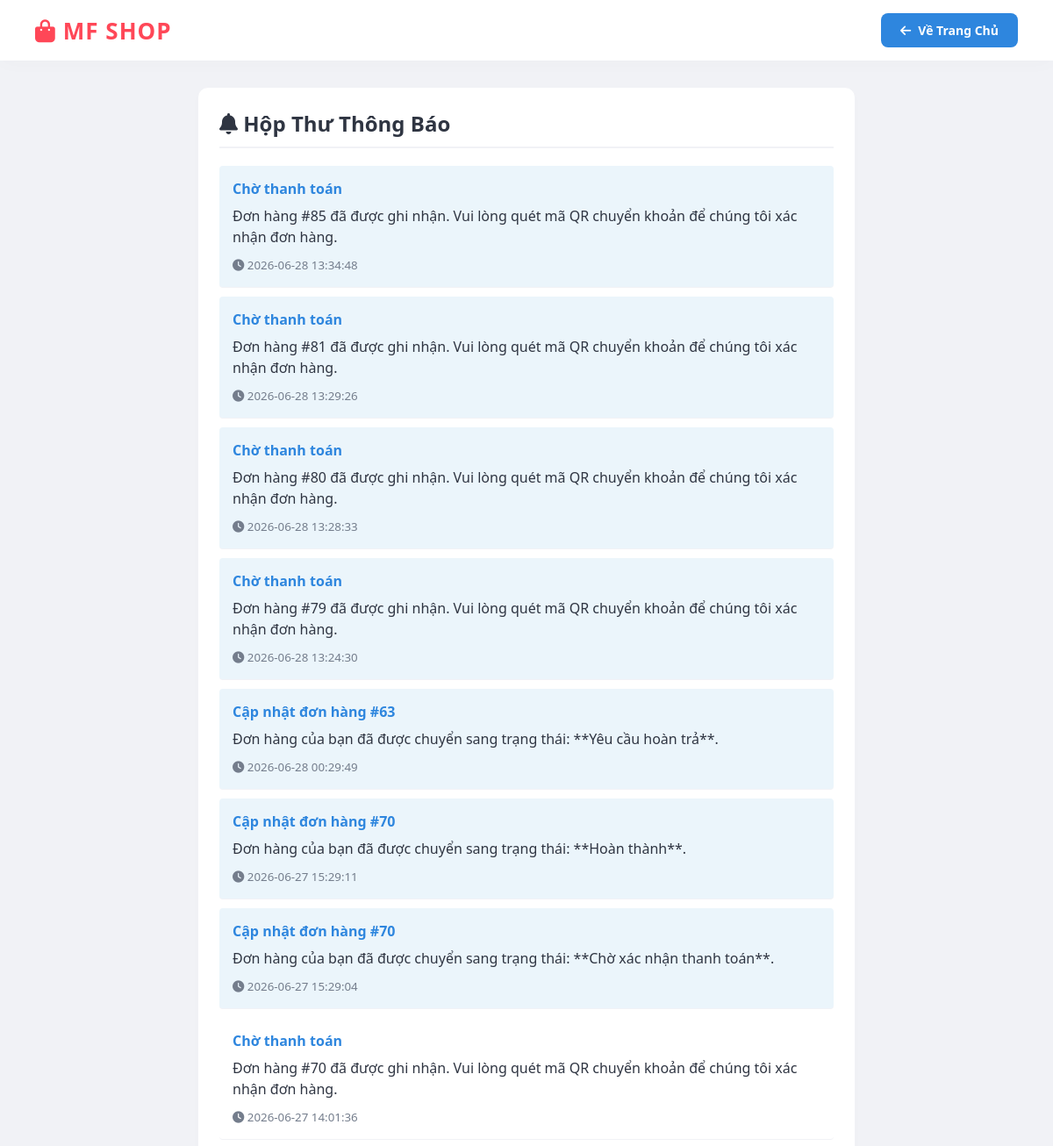
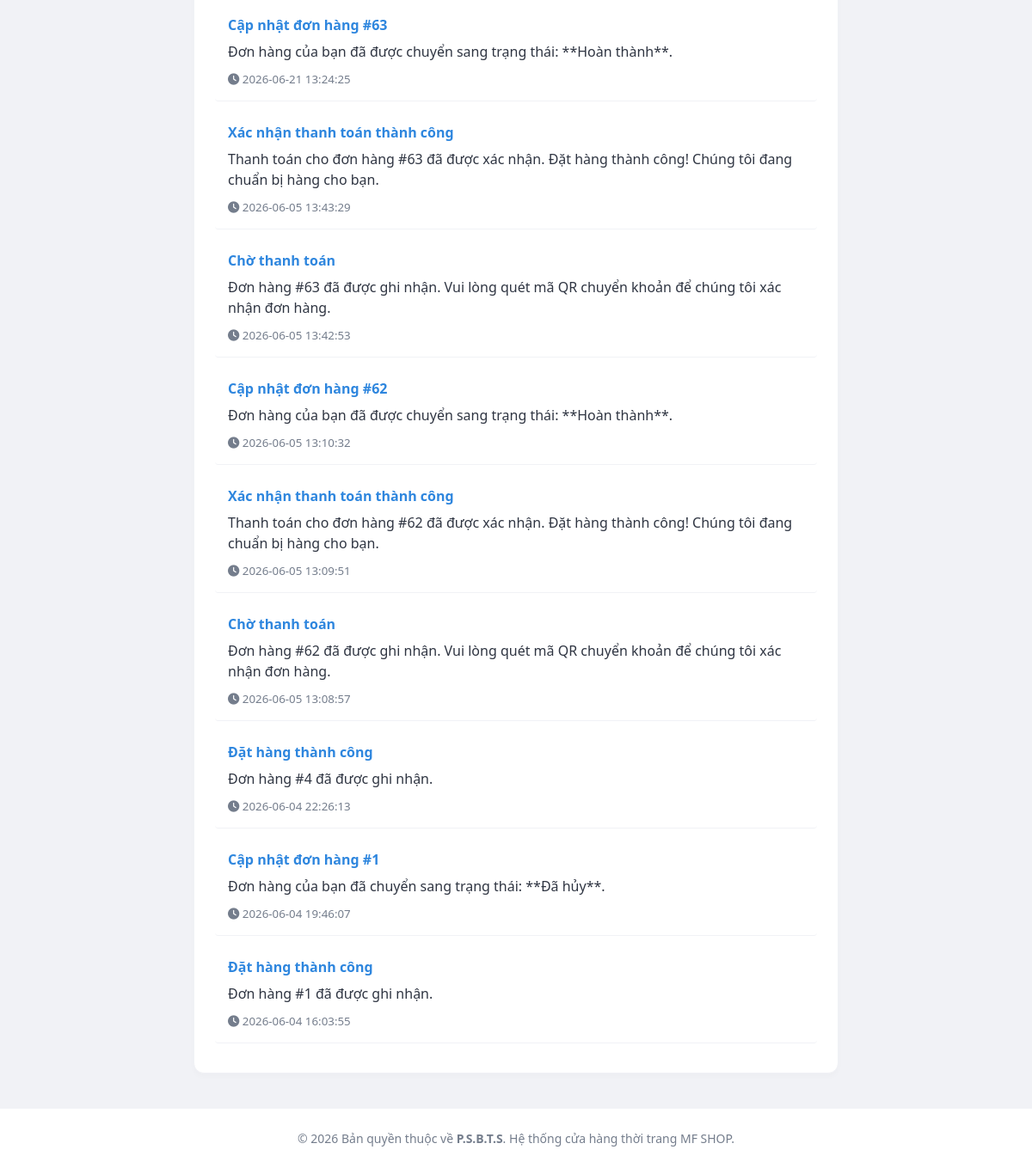
/notifications.php (signed in), run on the app's committed database (2 pictures, top to bottom).
### tables this page shows
CREATE TABLE `notifications` (
  `id` int(11) NOT NULL,
  `user_id` int(11) DEFAULT NULL,
  `title` varchar(100) DEFAULT NULL,
  `message` text DEFAULT NULL,
  `is_read` tinyint(1) DEFAULT 0,
  `created_at` datetime DEFAULT current_timestamp()
);

### notifications.php (the view, shortened to what this page needs)
<?php
require 'db_connect.php';
$uid = $_SESSION['user_id'];
$noti = $conn->query("SELECT * FROM notifications WHERE user_id=$uid ORDER BY created_at DESC");
?>
<!DOCTYPE html>
<html>
<head>
    <link rel="stylesheet" href="https://cdnjs.cloudflare.com/ajax/libs/font-awesome/6.4.0/css/all.min.css">
    <link rel="stylesheet" href="style.css">
</head>
<body>
    <div class="toolbar">
        <div class="logo">
            <a href="index.php" style="display: flex; align-items: center; gap: 8px; font-size: 26px; font-weight: 900; color: var(--primary-color); letter-spacing: 1px; text-decoration: none;">
                <i class="fa fa-shopping-bag"></i> MF SHOP
            </a>
        </div>
        <div><a href="index.php" class="btn btn-secondary"><i class="fa fa-arrow-left"></i> Về Trang Chủ</a></div>
    </div>
    <div class="main-container" style="min-height: 60vh;">
        <div class="table-wrapper" style="width: 100%; max-width: 700px; margin: auto;">
            <h2 style="margin-top:0; color:var(--text-main); border-bottom:2px solid var(--border-color); padding-bottom:10px;"><i class="fa fa-bell"></i> Hộp Thư Thông Báo</h2>
            <?php if($noti->num_rows > 0): while($n = $noti->fetch_assoc()): ?>
                <div style="border-bottom: 1px solid var(--border-color); padding: 15px; border-radius:4px; margin-bottom:10px; <?= $n['is_read']==0 ? 'background:#ebf5fb;' : 'background:#fff;' ?>">
                    <h4 style="margin: 0; color: var(--secondary-color);"><?= htmlspecialchars($n['title']) ?></h4>
                    <p style="margin: 8px 0; color: var(--text-main); line-height: 1.5;"><?= htmlspecialchars($n['message']) ?></p>
                    <small style="color: var(--text-muted);"><i class="fa fa-clock"></i> <?= $n['created_at'] ?></small>
                </div>
            <?php endwhile; endif; ?>
        </div>
    </div>
    <footer style="background: #ffffff; padding: 25px 20px; text-align: center; border-top: 1px solid var(--border-color); margin-top: 40px; color: var(--text-muted); font-size: 14px; font-weight: 500;">
        &copy; <?= date("Y") ?> Bản quyền thuộc về <b>P.S.B.T.S</b>. Hệ thống cửa hàng thời trang MF SHOP.
    </footer>
</body>
</html>

### style.css (style rules this page uses)
:root { --primary-color: #ff4757; --primary-hover: #ff6b81; --secondary-color: #2e86de; --secondary-hover: #54a0ff; --success-color: #2ed573; --success-hover: #7bed9f; --bg-main: #f1f2f6; --bg-card: #ffffff; --text-main: #2f3542; --text-muted: #747d8c; --border-color: #f1f2f6; --shadow-sm: 0 4px 6px rgba(0, 0, 0, 0.02); --shadow-md: 0 10px 25px rgba(0, 0, 0, 0.05); --shadow-lg: 0 15px 35px rgba(255, 71, 87, 0.15); --border-radius: 12px; --transition: all 0.3s cubic-bezier(0.25, 0.8, 0.25, 1); }
body { font-family: 'Segoe UI', Roboto, Helvetica, Arial, sans-serif; margin: 0; background-color: var(--bg-main); color: var(--text-main); -webkit-font-smoothing: antialiased; }
a { text-decoration: none; color: inherit; transition: var(--transition); }
.btn { padding: 10px 22px; border: none; border-radius: 8px; cursor: pointer; font-weight: 600; display: inline-flex; align-items: center; justify-content: center; gap: 8px; font-size: 14px; transition: var(--transition); }
.btn-secondary { background: var(--secondary-color); color: white; }
.toolbar { display: flex; align-items: center; justify-content: space-between; padding: 15px 40px; background: #ffffff; box-shadow: 0 4px 20px rgba(0,0,0,0.02); position: sticky; top: 0; z-index: 1000; }
.main-container { display: flex; max-width: 1300px; margin: 30px auto; gap: 30px; padding: 0 20px; }
.table-wrapper { background: #ffffff; padding: 24px; border-radius: var(--border-radius); box-shadow: var(--shadow-sm); margin-bottom: 25px; overflow-x: auto; border: 1px solid var(--border-color); }
body, html { overflow-y: auto !important; height: auto !important; }

### data on the page
notifications: title "Chờ thanh toán", message "Đơn hàng #85 đã được ghi nhận. Vui lòng quét mã QR chuyển khoản để chúng tôi xác nhận đơn hàng.", created_at "2026-06-28 13:34:48"
notifications: title "Chờ thanh toán", message "Đơn hàng #81 đã được ghi nhận. Vui lòng quét mã QR chuyển khoản để chúng tôi xác nhận đơn hàng.", created_at "2026-06-28 13:29:26"
notifications: title "Chờ thanh toán", message "Đơn hàng #80 đã được ghi nhận. Vui lòng quét mã QR chuyển khoản để chúng tôi xác nhận đơn hàng.", created_at "2026-06-28 13:28:33"
notifications: title "Chờ thanh toán", message "Đơn hàng #79 đã được ghi nhận. Vui lòng quét mã QR chuyển khoản để chúng tôi xác nhận đơn hàng.", created_at "2026-06-28 13:24:30"
notifications: title "Cập nhật đơn hàng #63", message "Đơn hàng của bạn đã được chuyển sang trạng thái: **Yêu cầu hoàn trả**.", created_at "2026-06-28 00:29:49"
notifications: title "Cập nhật đơn hàng #70", message "Đơn hàng của bạn đã được chuyển sang trạng thái: **Hoàn thành**.", created_at "2026-06-27 15:29:11"
notifications: title "Cập nhật đơn hàng #70", message "Đơn hàng của bạn đã được chuyển sang trạng thái: **Chờ xác nhận thanh toán**.", created_at "2026-06-27 15:29:04"
notifications: title "Chờ thanh toán", message "Đơn hàng #70 đã được ghi nhận. Vui lòng quét mã QR chuyển khoản để chúng tôi xác nhận đơn hàng.", created_at "2026-06-27 14:01:36"
notifications: title "Cập nhật đơn hàng #63", message "Đơn hàng của bạn đã được chuyển sang trạng thái: **Hoàn thành**.", created_at "2026-06-21 13:24:25"
notifications: title "Xác nhận thanh toán thành công", message "Thanh toán cho đơn hàng #63 đã được xác nhận. Đặt hàng thành công! Chúng tôi đang chuẩn bị hàng cho bạn.", created_at "2026-06-05 13:43:29"
notifications: title "Chờ thanh toán", message "Đơn hàng #63 đã được ghi nhận. Vui lòng quét mã QR chuyển khoản để chúng tôi xác nhận đơn hàng.", created_at "2026-06-05 13:42:53"
notifications: title "Cập nhật đơn hàng #62", message "Đơn hàng của bạn đã được chuyển sang trạng thái: **Hoàn thành**.", created_at "2026-06-05 13:10:32"
notifications: title "Xác nhận thanh toán thành công", message "Thanh toán cho đơn hàng #62 đã được xác nhận. Đặt hàng thành công! Chúng tôi đang chuẩn bị hàng cho bạn.", created_at "2026-06-05 13:09:51"
notifications: title "Chờ thanh toán", message "Đơn hàng #62 đã được ghi nhận. Vui lòng quét mã QR chuyển khoản để chúng tôi xác nhận đơn hàng.", created_at "2026-06-05 13:08:57"
notifications: title "Đặt hàng thành công", message "Đơn hàng #4 đã được ghi nhận.", created_at "2026-06-04 22:26:13"
notifications: title "Cập nhật đơn hàng #1", message "Đơn hàng của bạn đã chuyển sang trạng thái: **Đã hủy**.", created_at "2026-06-04 19:46:07"
notifications: title "Đặt hàng thành công", message "Đơn hàng #1 đã được ghi nhận.", created_at "2026-06-04 16:03:55"
